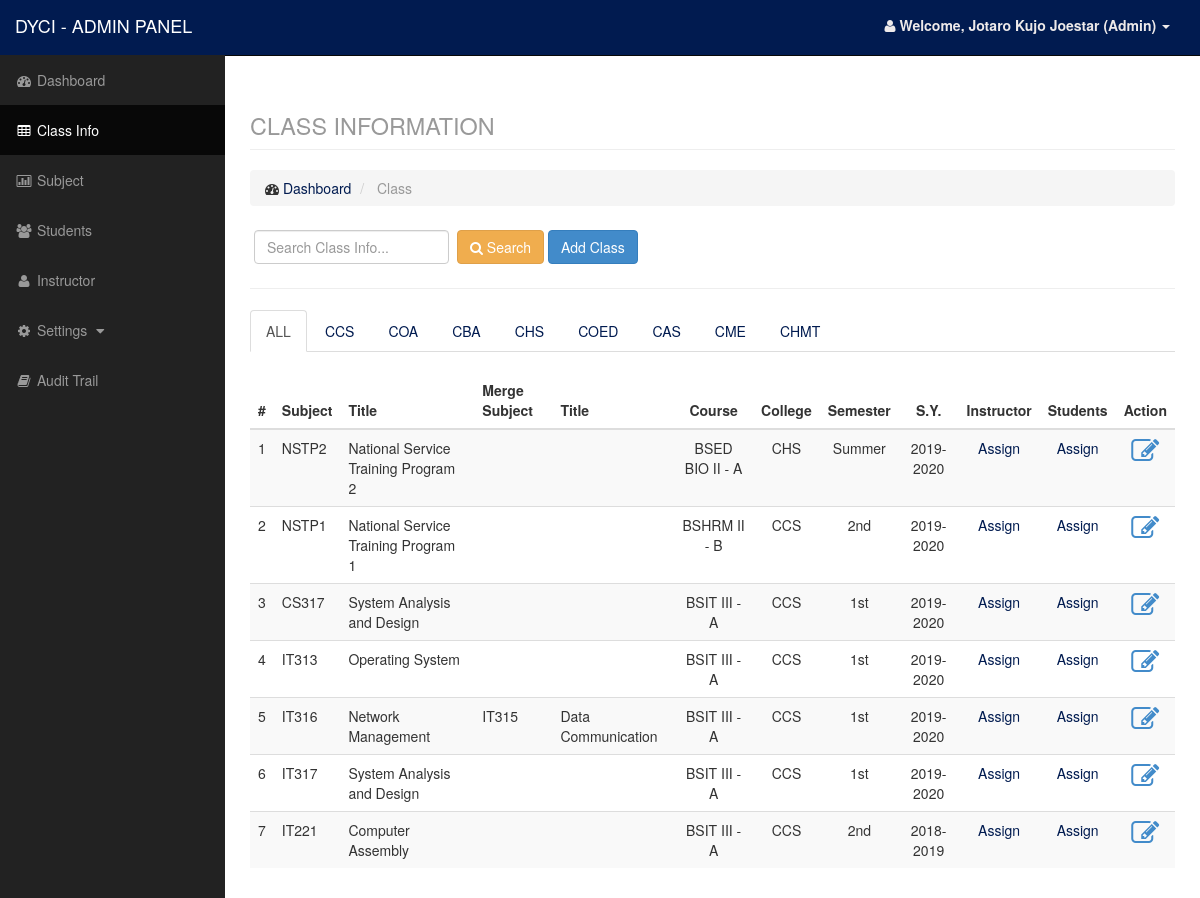
The app's page /admin/class.php (signed in) with its own data.
### tables this page shows
CREATE TABLE `class` (
  `id` int(11) NOT NULL,
  `course` varchar(250) NOT NULL,
  `year` varchar(50) NOT NULL,
  `section` varchar(2) NOT NULL,
  `college` varchar(100) NOT NULL,
  `sem` varchar(50) NOT NULL,
  `teacher` varchar(50) NOT NULL,
  `subject` varchar(50) NOT NULL,
  `mergesubject` varchar(50) NOT NULL,
  `SY` varchar(50) NOT NULL
);

CREATE TABLE `subject` (
  `id` int(11) NOT NULL,
  `code` varchar(50) NOT NULL,
  `title` varchar(50) NOT NULL,
  `college` varchar(50) NOT NULL,
  `category` varchar(100) NOT NULL,
  `type` varchar(100) NOT NULL,
  `unit` int(1) NOT NULL
);

### admin/data/class_model.php (called while the page is built, shortened)
<?php
$class = new Dataclass();
class Dataclass
{
    function getclass($search)
    {
        $q = "select * from class where course like '%$search%' or year like '%$search%' or section like '%$search%' or college like '%$search%' or sem like '%$search%' or subject like '%$search%' or mergesubject like '%$search%' or sy like '%$search%' order by course,year,section,college,sem,subject,mergesubject,SY asc";
        $r = mysqli_query($conn, $q);
        return $r;
    }
}

### admin/data/data_model.php (called while the page is built, shortened)
<?php
$data = new Data();
class Data
{
    function getsubjectbycode($code)
    {
        $q = "select * from subject where code='$code'";
        $r = mysql_query($q);
        $data = mysql_fetch_array($r);
        return $data;
    }
}

### admin/class.php (the view, shortened to what this page needs)
<?php
    include('include/header.php');
    include('include/sidebar.php');
    include('data/class_model.php');
    include('data/data_model.php');
    $search = isset($_POST['search']) ? $_POST['search']: null;
    $class = $class->getclass($search);
?>
<div id="page-wrapper">
    <div class="container-fluid">
        <div class="row">
            <div class="col-lg-12">
                <h1 class="page-header">
                    <small>CLASS INFORMATION</small>
                </h1>
                <ol class="breadcrumb">
                    <li>
                        <i class="fa fa-dashboard"></i> <a href="index.php">Dashboard</a>
                    </li>
                    <li class="active">
                        Class
                    </li>
                </ol>
            </div>
        </div>
        <div class="row">
            <div class="col-lg-12">
                <div class="form-inline form-padding">
                    <form action="class.php" method="post">
                        <input type="text" class="form-control" name="search" placeholder="Search Class Info...">
                        <button type="submit" name="submitsearch" class="btn btn-success"><i class="fa fa-search"></i> Search</button>
                        <button type="button" class="btn btn-primary" data-toggle="modal" data-target="#addclass">Add Class</button>
                    </form>
                </div>
            </div>
        </div>
        <hr />
        <div class="row">
            <div class="col-lg-12">
            </div>
        </div>
        <div class="row">
            <div class="col-lg-12">
             <ul class="nav nav-tabs" role="tablist">
                    <li class="active"><a href="#data1" role="tab" data-toggle="tab">ALL</a></li>
                    <li><a href="#data2" role="tab" data-toggle="tab">CCS</a></li>
                    <li><a href="#data3" role="tab" data-toggle="tab">COA</a></li>
                    <li><a href="#data4" role="tab" data-toggle="tab">CBA</a></li>
                    <li><a href="#data5" role="tab" data-toggle="tab">CHS</a></li>
                    <li><a href="#data6" role="tab" data-toggle="tab">COED</a></li>
                    <li><a href="#data7" role="tab" data-toggle="tab">CAS</a></li>
                    <li><a href="#data8" role="tab" data-toggle="tab">CME</a></li>
                    <li><a href="#data9" role="tab" data-toggle="tab">CHMT</a></li>
                </ul>
            <div class="tab-content">
                <div class="tab-pane active" id="data1">
                    <br />
                <div class="table-responsive">
                    <table class="table table-striped">
                        <thead>
                            <tr>
                                <th>#</th>
                                <th>Subject</th>
                                <th>Title</th>
                                <th>Merge Subject</th>
                                <th>Title</th>
                                <th class="text-center">Course</th>
                                <th class="text-center">College</th>
                                <th class="text-center">Semester</th>
                                <th class="text-center">S.Y.</th>
                                <th class="text-center">Instructor</th>
                                <th class="text-center">Students</th>
                                <th class="text-center">Action</th>
                            </tr>
                        </thead>
                        <tbody>
                            <?php $c = 1; ?>
                            <?php while($row = mysqli_fetch_array($class)): ?>
                                <tr>
                                    <td><?php echo $c;?></td>
                                    <?php $title = $data->getsubjectbycode($row['subject']); ?>
                                    <?php $mergetitle = $data->getsubjectbycode($row['mergesubject']); ?>
                                    <?php $stype = $data->getsubjectbycode($row['subject']); ?>
                                    <td><?php echo $row['subject'];?></td>
                                    <td><?php echo $title['title'];?></td>
                                    <td><?php echo $row['mergesubject'];?></td>
                                    <td><?php echo $mergetitle['title'];?></td>
                                    <td class="text-center"><?php echo $row['course'].' '.$row['year'].' - '.$row['section'];?></td>
                                    <td class="text-center"><?php echo $row['college'];?></td>
                                    <td class="text-center"><?php echo $row['sem'];?></td>
                                    <td class="text-center"><?php echo $row['SY'];?></td>
                                    <td class="text-center"><a href="classteacher.php?classid=<?php echo $row['id'];?>&teacherid=0<?php echo $row['teacher'];?>" title="update teacher">Assign</a></td>
                                    <?php if($stype['type'] == 'Lec-Lab'): ?>
                                    <td class="text-center"><a href="classstudent.php?classid=<?php echo $row['id'];?>" title="update students" title="add student">Assign</a></td>
                                    <?php elseif($stype['type'] == 'Lecture'): ?>
                                    <td class="text-center"><a href="classstudentlec.php?classid=<?php echo $row['id'];?>" title="update students" title="add student">Assign</a></td>
                                    <?php else: ?>
                                    <td class="text-center"><a href="classstudentlab.php?classid=<?php echo $row['id'];?>" title="update students" title="add student">Assign</a></td>
                                    <?php endif; ?>
                                    <td class="text-center">
                                        <a href="edit.php?type=class&id=<?php echo $row['id']?>" title="update class"><i class="fa fa-edit fa-2x text-primary"></i></a>
                                </tr>
                            <?php $c++; ?>
                            <?php endwhile; ?>
                        </tbody>
                    </table>
                </div>
            </div>
            </div>
        </div>
    </div>
</div>
<?php include('include/modal.php'); ?>
<?php include('include/footer.php'); ?>

### admin/include/header.php (shortened to what this page needs)
<!DOCTYPE html>
<html lang="en">
<head>
    <link href="../css/bootstrap.min.css" rel="stylesheet">
    <link href="../css/sb-admin.css" rel="stylesheet">
    <link href="../css/plugins/morris.css" rel="stylesheet">
    <link href="../css/font-awesome.min.css" rel="stylesheet" type="text/css">
</head>
<body>
    <div id="wrapper">
        <nav class="navbar navbar-inverse navbar-fixed-top" role="navigation">
            <div class="navbar-header">
                <a class="navbar-brand" href="index.php">DYCI - ADMIN PANEL</a>
            </div>
            <ul class="nav navbar-right top-nav">
                <li class="dropdown">
                    <a href="#" class="dropdown-toggle" data-toggle="dropdown"><label class="text-title"><i class="fa fa-user"></i> Welcome,  <?php echo $_SESSION['name']; ?> (Admin) <b class="caret"></label></b></a>
                </li>
            </ul>

### admin/include/sidebar.php (shortened to what this page needs)
    <div class="collapse navbar-collapse navbar-ex1-collapse">
        <ul class="nav navbar-nav side-nav">
            <li class="active">
                <a href="index.php"><i class="fa fa-fw fa-dashboard"></i> Dashboard</a>
            </li>
            <li>
                <a href="class.php"><i class="fa fa-fw fa-table"></i> Class Info</a>
            </li>
            <li>
                <a href="subject.php"><i class="fa fa-fw fa-bar-chart-o"></i> Subject</a>
            </li>
            <li>
                <a href="studentlist.php"><i class="fa fa-fw fa-users"></i> Students</a>
            </li>
            <li>
                <a href="teacherlist.php"><i class="fa fa-fw fa-user"></i> Instructor</a>
            </li>
            <li>
                <a href="javascript:;" data-toggle="collapse" data-target="#setting"><i class="fa fa-fw fa-gear"></i> Settings <i class="fa fa-fw fa-caret-down"></i></a>
            </li>
            <li>
                <a href="logs.php"><i class="fa fa-fw fa-book"></i> Audit Trail </a>
            </li>
        </ul>
    </div>
</nav>

### admin/include/modal.php (shortened to what this page needs)
</div>
</div>

### admin/include/footer.php (shortened to what this page needs)
</body>
</html>

### css/sb-admin.css (style rules this page uses)
body { margin-top: 100px; background-color: #222; }
@media (min-width:768px) { body { margin-top: 50px; } }
#wrapper { padding-left: 0; }
#page-wrapper { width: 100%; padding: 0; background-color: #fff; }
@media (min-width:768px) { #wrapper { padding-left: 225px; } }
@media (min-width:768px) { #page-wrapper { padding: 10px; } }
.top-nav { padding: 0 15px; }
.top-nav>li { display: inline-block; float: left; }
.top-nav>li>a { padding-top: 15px; padding-bottom: 15px; line-height: 20px; color: #999; }
@media (min-width:768px) { .side-nav { position: fixed; top: 55px; left: 225px; width: 225px; margin-left: -225px; border: none; border-radius: 0; overflow-y: auto; background-color: #222; } }
@media (min-width:768px) { .side-nav>li>a { width: 225px; } }
input { margin: .4rem; }

### records on screen
class: subject "NSTP2", subject.title "National Service Training Program 2", course "BSED BIO", year "II", section "A", college "CHS", sem "Summer", SY "2019-2020"
class: subject "NSTP1", subject.title "National Service Training Program 1", course "BSHRM", year "II", section "B", college "CCS", sem "2nd", SY "2019-2020"
class: subject "CS317", subject.title "System Analysis and Design", course "BSIT", year "III", section "A", college "CCS", sem "1st", SY "2019-2020"
class: subject "IT313", subject.title "Operating System", course "BSIT", year "III", section "A", college "CCS", sem "1st", SY "2019-2020"
class: subject "IT316", subject.title "Network Management", mergesubject "IT315", subject.title "Data Communication", course "BSIT", year "III", section "A", college "CCS", sem "1st", SY "2019-2020"
class: subject "IT317", subject.title "System Analysis and Design", course "BSIT", year "III", section "A", college "CCS", sem "1st", SY "2019-2020"
class: subject "IT221", subject.title "Computer Assembly", course "BSIT", year "III", section "A", college "CCS", sem "2nd", SY "2018-2019"

### other values on screen
$_SESSION['name'] "Jotaro Kujo Joestar"
